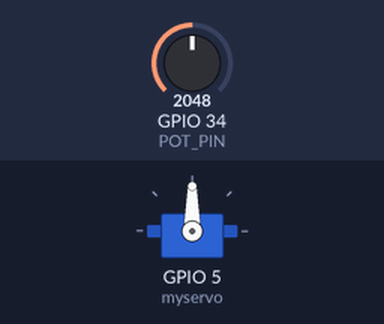
The sketch below on a simulated ESP32. On the bench: servo. Inputs (shaded band) come from the test bench; at power-on: GPIO 34 (POT_PIN) = 2048.

Above: at 1.2 s.
1.3 s: GPIO 34 (POT_PIN) set to 2866
At 2.4 s:
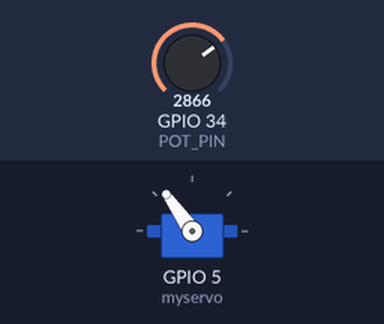
2.8 s: GPIO 34 (POT_PIN) set to 3603
At 3.9 s:
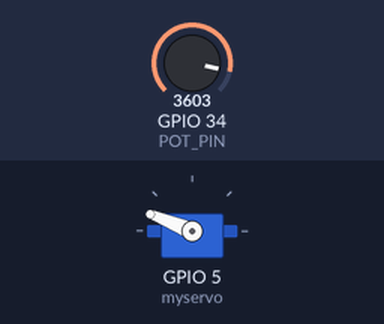
4.3 s: GPIO 34 (POT_PIN) set to 4095
At 4.7 s:
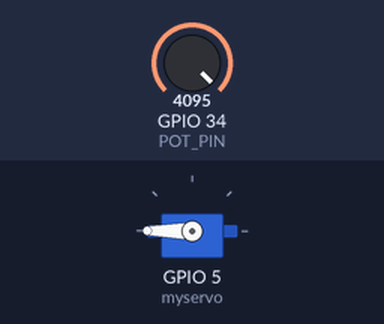
5.8 s: GPIO 34 (POT_PIN) set to 1228
At 6.2 s:
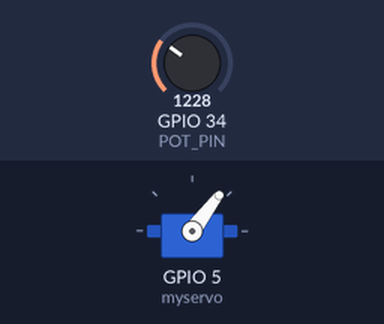
7.3 s: GPIO 34 (POT_PIN) set to 491
At 8.1 s:
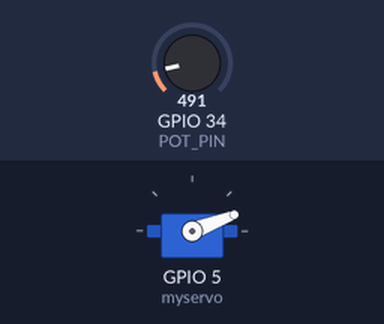
Timing chart, 0 to 9.8 s (numbered marks = the images above; inputs shaded):
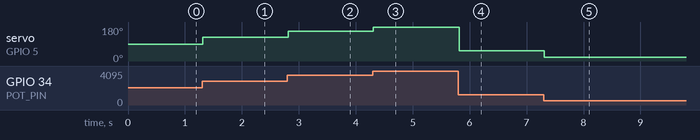

The sketch:

first_stepss.ino
```cpp
#include <Arduino.h>
#include <ESP32Servo.h>

const int POT_PIN = 34;

Servo myservo;

void setup() {
  myservo.attach(5);
}

void loop() {
  int value = analogRead(POT_PIN);


  int angle = map(value, 0, 4095, 0, 180);

  myservo.write(angle);

  delay(20);
}
```

Measured:
- after the input at 1.3 s, servo on GPIO 5 (myservo): 90° → 125° at once
- after the input at 2.8 s, servo on GPIO 5 (myservo): 125° → 158° at once
- after the input at 4.3 s, servo on GPIO 5 (myservo): 158° → 180° at once
- after the input at 5.8 s, servo on GPIO 5 (myservo): 180° → 53° at once
- after the input at 7.3 s, servo on GPIO 5 (myservo): 53° → 21° at once
